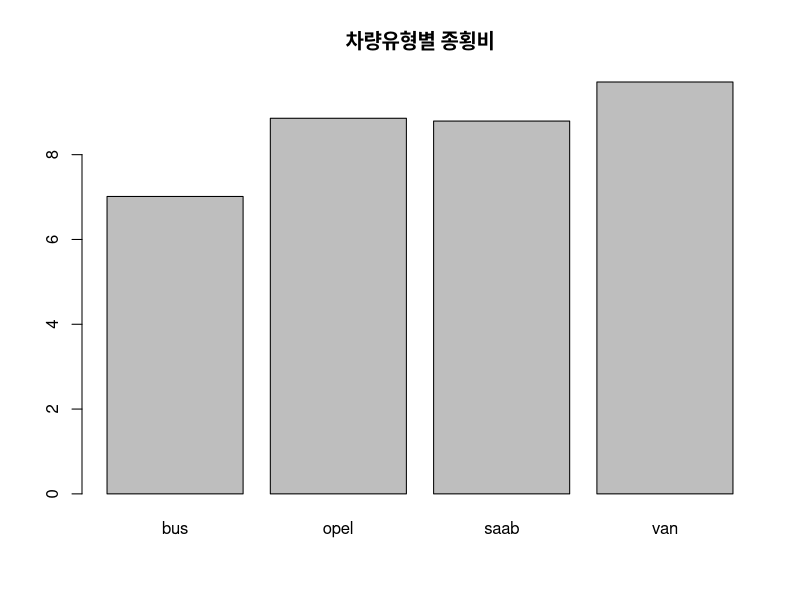

This figure's R source:
library(mlbench)
data(Vehicle)

head(Vehicle)

agg <- aggregate(Vehicle[,'Max.L.Ra'], by=list(차량타입=Vehicle$Class),
                 FUN=mean)
agg

barplot(agg$x, names.arg=agg$차량타입, main='차량유형별 종횡비')
